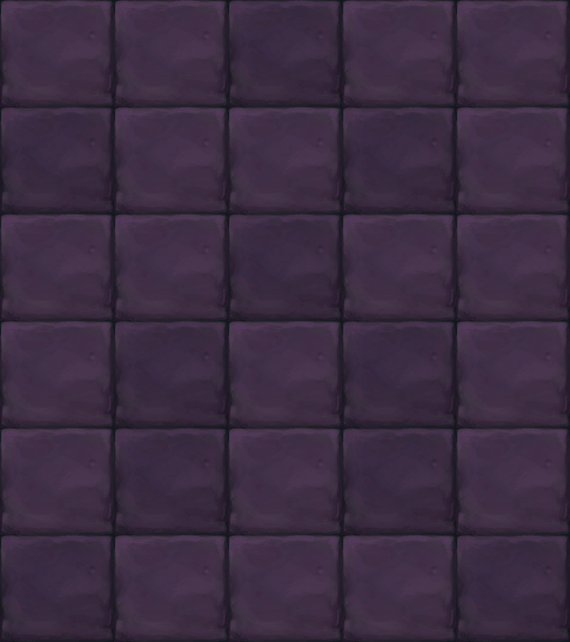

A 2D game scene composited from a Tiled map and its tileset images. What follows is a short description and the map's XML, with each tile layer's data collapsed to a summary:
An orthogonal 5x6 tile map with 114x107 px tiles, 1 tile layer (块层 1).

<map version="1.0" orientation="orthogonal" width="5" height="6" tilewidth="114" tileheight="107">
 <tileset firstgid="1" name="map058" tilewidth="114" tileheight="107">
  <image source="map058.png" width="228" height="107" />
 </tileset>
 <layer name="块层 1" width="5" height="6">
  <data>[30 cells, 30 non-empty, 2 distinct tile ids]</data>
 </layer>
</map>
